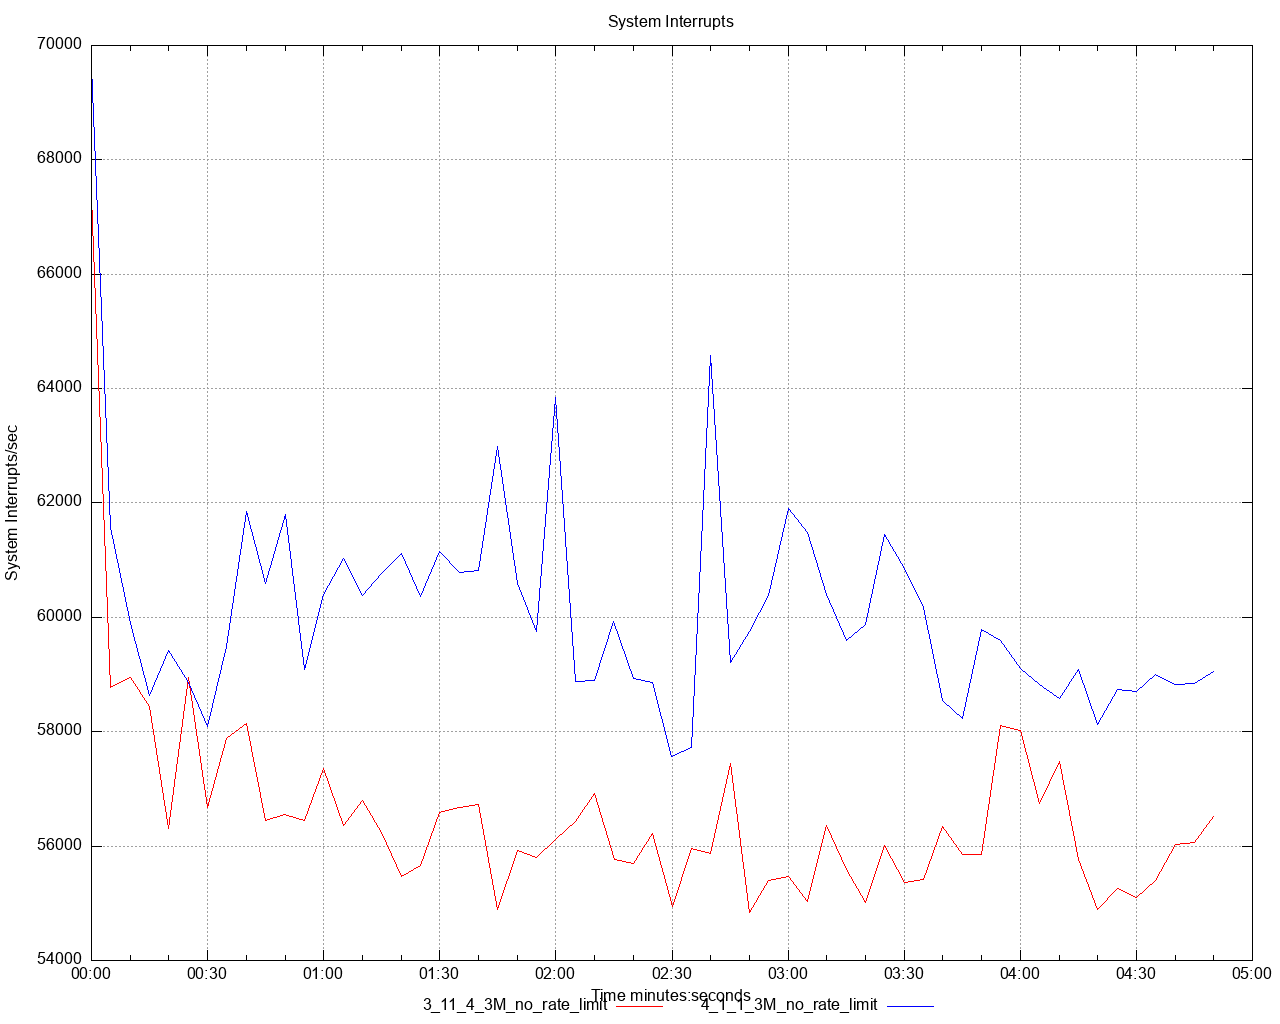

Source code (gnuplot):
set title 'System Interrupts' noenhanced
set style data lines
set datafile separator ","
set terminal png size 1280,1024
set grid
set key below
set xdata time
set timefmt "%s"
offset = 0
t0(x)=(offset=($0==0) ? x : offset, x - offset)
set xlabel 'Time minutes:seconds'
set ylabel 'System Interrupts/sec'
set output '/Users/ahmet.mircik/simulator/tests/report_3M_no_rate_limit/dstat/system_interrupts_A1.png'
plot \
   '/Users/ahmet.mircik/simulator/tests/report_3M_no_rate_limit/data/system_interrupts_A1_1.data' using (t0(timecolumn(1))):2 title "3_11_4_3M_no_rate_limit" noenhanced lt rgb "red", \
   '/Users/ahmet.mircik/simulator/tests/report_3M_no_rate_limit/data/system_interrupts_A1_2.data' using (t0(timecolumn(1))):2 title "4_1_1_3M_no_rate_limit" noenhanced lt rgb "blue", \
